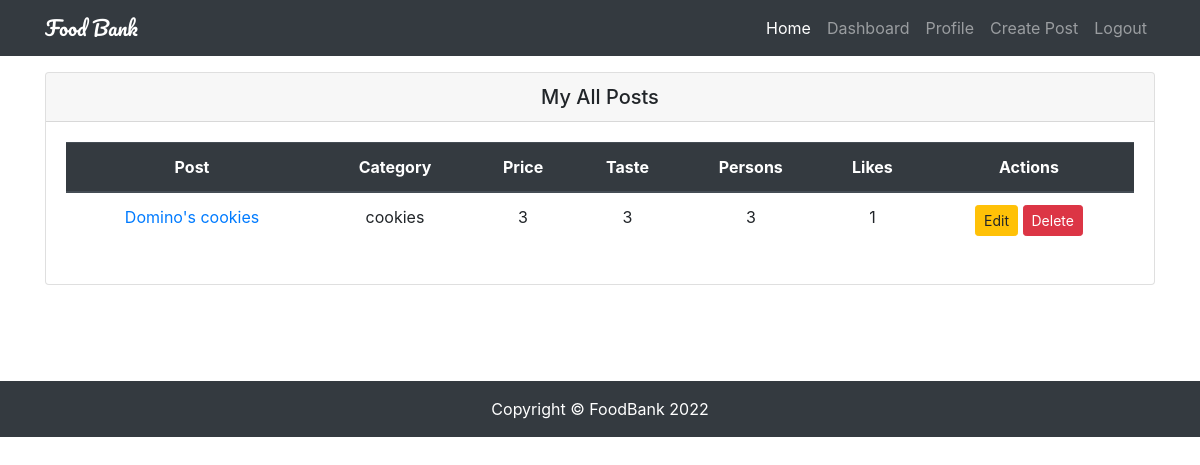
The app's page /dashboard/myposts/ (signed in) with its own data.
### restaurants/models.py (models this page shows, shortened)
class Restaurant(models.Model):
    user = models.ForeignKey(User, on_delete=models.CASCADE)
    title = models.CharField(max_length=120)
    image = models.ImageField(upload_to='restaurants/')
    categories = models.CharField(max_length=120)
    location = models.CharField(max_length=120)
    price = models.IntegerField()
    vat = models.PositiveIntegerField(default=0)
    taste = models.PositiveIntegerField(choices=choices)
    persons = models.PositiveIntegerField(choices=choices)
    details = models.TextField()
    slug = models.SlugField(unique=True, blank=True)
    likes = models.ManyToManyField(User, related_name='post_likes', blank=True)
    views = models.IntegerField(default=0,blank=True)
    created_at = models.DateTimeField(auto_now_add=True)
    updated_at = models.DateTimeField(auto_now=True)
    is_active = models.BooleanField(default=True)
    def likes_count(self):
        return self.likes.count()

### restaurants/views.py (the view)
# urls.py: path('dashboard/myposts/', MyPostView.as_view(), name='my_posts'),
class MyPostView(LoginRequiredMixin, ListView):
    template_name = 'restaurants/my_posts.html'
    def get_queryset(self):
        return Restaurant.objects.filter(user=self.request.user)

### restaurants/context_processor.py (called while the page is built)
def categories(request):
    cat_list = []
    all_cat = Restaurant.objects.all()
    for cat in all_cat:
        name_list = cat.categories.split(',')
        for item in name_list:
            cat_list.append(item)
    cat_dict = {'categories': set(cat_list)}
    return cat_dict

def user_liked_posts(request,):
    if request.user.is_authenticated:
        posts = Restaurant.objects.filter(likes=request.user.id)
        return {'user_liked_posts': posts}
    else:
        return {'user_liked_posts': None}

def recent_posts(request):
    posts = Restaurant.objects.all().order_by('-created_at')[:5]
    return {'recent_posts': posts}

### templates/restaurants/my_posts.html (shortened to what this page needs)
{% extends 'base.html' %}
{% block content %}
<div class="row my-3 mb-5">
    <div class="col-md-12 mb-5">
        <div class="card">
            <h5 class="card-header text-center">My All Posts</h5>
            <div class="card-body">
                {% if object_list %}
                <table  class="table text-center">
                    <thead class="thead-dark">
                        <tr>
                            <th scope="col">Post</th>
                            <th scope="col">Category</th>
                            <th scope="col">Price</th>
                            <th scope="col">Taste</th>
                            <th scope="col">Persons</th>
                            <th scope="col">Likes</th>
                            <th scope="col">Actions</th>
                        </tr>
                    </thead>
                    <tbody>
                        {% for obj in object_list %}
                        <tr>
                            <td><a href="{% url 'detail' obj.slug %}">{{ obj.title }}</a></td>
                            <td>{{ obj.categories }}</td>
                            <td>{{ obj.price }}</td>
                            <td>{{ obj.taste }}</td>
                            <td>{{ obj.persons }}</td>
                            <td>{{ obj.likes_count }}</td>
                            <td>
                                <a class="btn btn-warning btn-sm" href="{% url 'update' obj.slug %}" role="button">Edit</a>
                                <a class="btn btn-danger btn-sm" href="{% url 'delete' obj.slug %}" role="button">Delete</a>
                            </td>
                        </tr>
                        {% endfor %}
                    </tbody>
                </table>
                {% else %}
                <p>You have not any post yet !! <a href="{% url 'create' %}">Create a new one..</a></p>
                {% endif %}
            </div>
        </div>
    </div>
</div>
{% endblock content %}

### static/restaurants/css/style.css (style rules this page uses)
body { padding-top: 56px; }

### records on screen
Restaurant: title "Domino's cookies", categories "cookies", price "3", taste "3", persons "3", likes_count "1"
